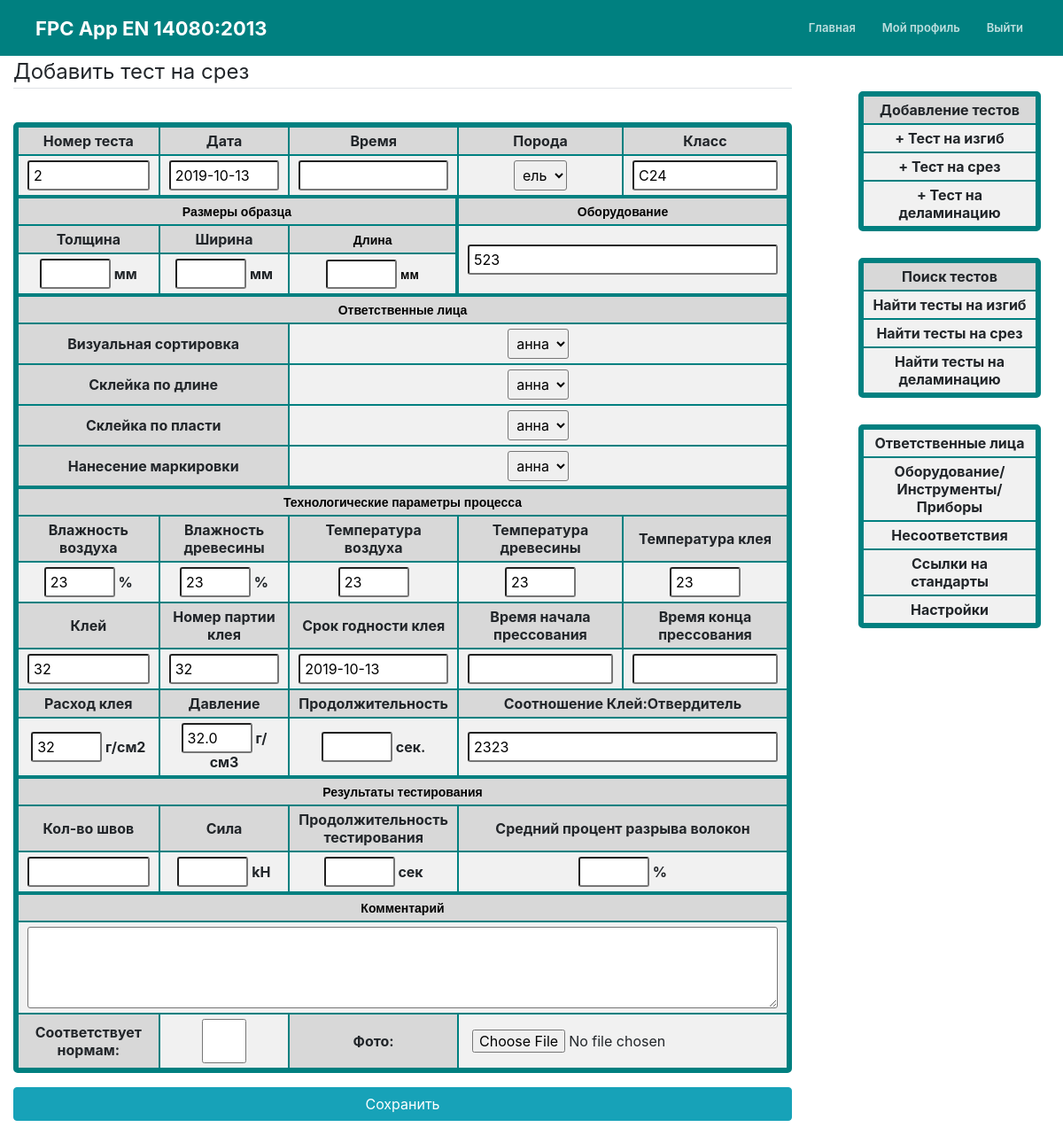
The app's page /testshear/ (signed in) with its own data.
### mainApp/models.py (models this page shows, shortened)
class TestShear(models.Model):
	test_date = models.DateField()
	test_time = models.TimeField(blank=True, null=True, default=None)
	test_number = models.IntegerField(default=def_sh_test_number)
	equipment = models.CharField(max_length=100, default=def_sh_equipment)
	type_of_wood = models.ForeignKey(Wood_types, on_delete=models.PROTECT, related_name='TestShear_type_of_wood', default=def_sh_type_of_wood)
	timber_params = models.CharField(max_length=100, default=def_sh_timber_params)
	sorter_person = models.ForeignKey(Person, on_delete=models.PROTECT, related_name='TestShear_sorter_person', default=def_sh_sorter_person)
	fj_person = models.ForeignKey(Person, on_delete=models.PROTECT, related_name='TestShear_fj_person', default=def_sh_fj_person)
	glue_person = models.ForeignKey(Person, on_delete=models.PROTECT, related_name='TestShear_glue_person', default=def_sh_glue_person)
	marking_person = models.ForeignKey(Person, on_delete=models.PROTECT, related_name='TestShear_marking_person', default=def_sh_marking_person)
	air_moisture = models.IntegerField(default=def_sh_air_moisture)
	wood_moisture = models.IntegerField(default=def_sh_wood_moisture)
	glue_temperature = models.IntegerField(blank=True, null=True, default=def_sh_glue_temperature)
	air_temperature = models.IntegerField(default=def_sh_air_temperature)
	wood_temperature = models.IntegerField(blank=True, null=True, default=def_sh_wood_temperature)
	glue = models.CharField(max_length=100, default=def_sh_glue)
	glue_batch_number = models.CharField(max_length=100, default=def_sh_glue_batch_number)
	glue_expiration_date = models.DateField(default=def_sh_glue_expiration_date)
	sample_thickness = models.IntegerField()
	sample_width = models.IntegerField()
	sample_length = models.IntegerField()
	glue_use_amount = models.IntegerField(default=def_sh_glue_use_amount)
	glue_harderner_amount = models.CharField(max_length=100, blank=True, default=def_sh_glue_harderner_amount)
	glue_pressure = models.FloatField(default=def_sh_glue_pressure)
	start_glue_time = models.TimeField(blank=True, null=True)
	end_glue_time = models.TimeField(blank=True, null=True)
	pressure_time = models.IntegerField(blank=True, null=True)
	time_of_testing = models.IntegerField(blank=True, null=True)
	number_of_layers = models.IntegerField()
	layer_ripped_percent_average = models.IntegerField()
	force_crash = models.FloatField()
	passed = models.BooleanField(default=False)
	comment = models.TextField(blank=True)
	photo = models.ImageField(upload_to='uploads', blank=True)
	author = models.ForeignKey(User, blank=True, null=True, on_delete=models.CASCADE)

class TestDelamination(models.Model):
	test_date = models.DateField()
	test_time = models.TimeField(blank=True, null=True, default=def_d_test_time)
	test_number = models.IntegerField(default=def_d_test_number)
	equipment = models.CharField(max_length=100, default=def_d_equipment)
	type_of_wood = models.ForeignKey(Wood_types, on_delete=models.PROTECT, related_name='TestDelamination_type_of_wood', default=def_d_type_of_wood)
	timber_params = models.CharField(max_length=100, default=def_d_timber_params)
	sorter_person = models.ForeignKey(Person, on_delete=models.PROTECT, related_name='TestDelamination_sorter_person', default=def_d_sorter_person)
	fj_person = models.ForeignKey(Person, on_delete=models.PROTECT, related_name='TestDelamination_fj_person', default=def_d_fj_person)
	glue_person = models.ForeignKey(Person, on_delete=models.PROTECT, related_name='TestDelamination_glue_person', default=def_d_glue_person)
	marking_person = models.ForeignKey(Person, on_delete=models.PROTECT, related_name='TestDelamination_marking_person', default=def_d_marking_person)
	air_moisture = models.IntegerField(default=def_d_air_moisture)
	wood_moisture = models.IntegerField(default=def_d_wood_moisture)
	glue_harderner_amount = models.CharField(max_length=100, blank=True, default=def_d_glue_harderner_amount)
	glue_temperature = models.IntegerField(blank=True, null=True, default=def_d_glue_temperature)
	air_temperature = models.IntegerField(default=def_d_air_temperature)
	wood_temperature = models.IntegerField(blank=True, null=True, default=def_d_wood_temperature)
	glue = models.CharField(max_length=100, default=def_d_glue)
	glue_batch_number = models.CharField(max_length=100, default=def_d_glue_batch_number)
	glue_expiration_date = models.DateField()
	sample_thickness = models.FloatField()
	sample_width = models.FloatField()
	sample_length = models.FloatField()
	glue_use_amount = models.IntegerField(default=def_d_glue_use_amount)
	glue_pressure = models.FloatField(default=def_d_glue_pressure)
	start_glue_time = models.TimeField(blank=True, null=True)
	end_glue_time = models.TimeField(blank=True, null=True)
	pressure_time = models.IntegerField(blank=True, null=True)
	number_of_layers = models.IntegerField()
	layer_out_percent = models.IntegerField()
	passed = models.BooleanField(default=False)
	comment = models.TextField(blank=True, null=True)
	photo = models.ImageField(upload_to='uploads', blank=True)
	author = models.ForeignKey(User, blank=True, null=True, on_delete=models.CASCADE)

### mainApp/views.py (the view)
# urls.py: path('testshear/', today_views.TestShearView, name='testshear'),
@login_required
def TestShearView(request):
	if request.method == 'POST':
		form = TestShearForm(request.POST, request.FILES)
		if form.is_valid():
			form.instance.author = request.user
			form.save()
			messages.success(request, f'Новый тест на срез сохранен!')
			return redirect('today')
	else:
		form = TestShearForm()
	return render(request, 'mainApp/TestShear.html', {'form': form})

### mainApp/templates/mainApp/TestShear.html (shortened to what this page needs)
{% extends "mainApp/today.html" %}
{% load crispy_forms_tags %}
{% load bootstrap4 %}
{% block content %}
<form method="POST" enctype="multipart/form-data">
    <fieldset class="form-group">
    <legend class="border-bottom">Добавить тест на срез</legend>
    <table class="table_detail">
    <tr>
        <th class="table_cell dark_cell">Номер теста</th>
        <th class="table_cell dark_cell">Дата</th>
        <th class="table_cell dark_cell">Время</th>
        <th class="table_cell dark_cell">Порода</th>
        <th class="table_cell dark_cell">Класс</th>
    </tr>
    <tr>
        <th class="table_cell2">{{ form.test_number }}</th>
        <th class="table_cell2">{{ form.test_date }}</th>
        <th class="table_cell2">{{ form.test_time }}</th>
        <th class="table_cell2">{{ form.type_of_wood }}</th>
        <th class="table_cell2">{{ form.timber_params }}</th>
    </tr>
    <tr>
        <td colspan="3" class="table_cell" id="cell1">Размеры образца</td>
        <th colspan="2" class="table_cell" id="cell3">Оборудование</th>
    </tr>
    <tr>
        <th class="table_cell dark_cell">Толщина</th>
        <th class="table_cell dark_cell">Ширина</th>
        <th class="table_cell dark_cell" id="cell2">Длина</th>
        <th colspan="2" rowspan="2" class="table_cell2">{{ form.equipment }}</th>
    </tr>
    <tr>
        <th class="table_cell">{{ form.sample_thickness }} мм</th>
        <th class="table_cell">{{ form.sample_width }} мм</th>
        <th class="table_cell" id="cell2">{{ form.sample_length }} мм</th>
    </tr>
    <tr>
        <th colspan="5" class="table_cell" id="cell3">Ответственные лица</th>
    </tr>
    <tr>
        <th colspan="2" class="table_cell dark_cell">Визуальная сортировка</th>
        <th colspan="3" class="table_cell2">{{ form.sorter_person }}</th>
    </tr>
    <tr>
        <th colspan="2" class="table_cell dark_cell">Склейка по длине</th>
        <th colspan="3" class="table_cell2">{{ form.fj_person }}</th>
    </tr>
    <tr>
        <th colspan="2" class="table_cell dark_cell">Склейка по пласти</th>
        <th colspan="3" class="table_cell2">{{ form.glue_person }}</th>
    </tr>
    <tr>
        <th colspan="2" class="table_cell dark_cell">Нанесение маркировки</th>
        <th colspan="3" class="table_cell2">{{ form.marking_person }}</th>
    </tr>
    <tr>
        <th colspan="5" class="table_cell" id="cell3">Технологические параметры процесса</th>
    </tr>
    <tr>
        <th class="table_cell dark_cell">Влажность воздуха</th>
        <th class="table_cell dark_cell">Влажность древесины</th>
        <th class="table_cell dark_cell">Температура воздуха</th>
        <th class="table_cell dark_cell">Температура древесины</th>
        <th class="table_cell dark_cell">Температура клея</th>
    </tr>
    <tr>
        <th class="table_cell">{{ form.air_moisture }} %</th>
        <th class="table_cell">{{ form.wood_moisture }} %</th>
        <th class="table_cell">{{ form.air_temperature }}</th>
        <th class="table_cell">{{ form.wood_temperature }}</th>
        <th class="table_cell">{{ form.glue_temperature }}</th>
    </tr>
    <tr>
        <th class="table_cell dark_cell">Клей</th>
        <th class="table_cell dark_cell">Номер партии клея</th>
        <th class="table_cell dark_cell">Срок годности клея</th>
        <th class="table_cell dark_cell">Время начала прессования</th>
        <th class="table_cell dark_cell">Время конца прессования</th>
    </tr>
     <tr>
        <th class="table_cell2">{{ form.glue }}</th>
        <th class="table_cell2">{{ form.glue_batch_number }}</th>
        <th class="table_cell2">{{ form.glue_expiration_date }}</th>
        <th class="table_cell2">{{ form.start_glue_time }}</th>
        <th class="table_cell2">{{ form.end_glue_time }}</th>
    </tr>
    <tr>
        <th class="table_cell dark_cell">Расход клея</th>
        <th class="table_cell dark_cell">Давление</th>
        <th class="table_cell dark_cell">Продолжительность</th>
        <th colspan="2" class="table_cell dark_cell">Соотношение Клей:Отвердитель</th>
    </tr>
    <tr>
        <th class="table_cell">{{ form.glue_use_amount }} г/см2</th>
        <th class="table_cell">{{ form.glue_pressure }} г/см3</th>
        <th class="table_cell">{{ form.pressure_time }} сек.</th>
        <th class="table_cell2" colspan="2">{{ form.glue_harderner_amount }}</th>
    </tr>
    <tr>
        <th colspan="5" class="table_cell" id="cell3">Результаты тестирования</th>
    </tr>
    <tr>
        <th class="table_cell dark_cell">Кол-во швов</th>
        <th class="table_cell dark_cell">Сила</th>
        <th class="table_cell dark_cell">Продолжительность тестирования</th>
        <th colspan="2" class="table_cell dark_cell">Средний процент разрыва волокон</th>
    </tr>
    <tr>
        <th class="table_cell2">{{ form.number_of_layers }}</th>
        <th class="table_cell">{{ form.force_crash }} kH</th>
        <th class="table_cell">{{ form.time_of_testing }} сек</th>
        <th colspan="2" class="table_cell">{{ form.layer_ripped_percent_average }} %</th>
    </tr>
    <tr>
        <th colspan="5" class="table_cell" id="cell3">Комментарий</th>
    </tr>
    <tr>
        <th class="table_cell" colspan="5">{{ form.comment }}</th>
    </tr>
    <tr>
        <th class="table_cell dark_cell">Соответствует нормам:</th>
        <th class="table_cell long_inp">{{ form.passed }}</th>
        <th class="table_cell dark_cell">Фото:</th>
        <th class="table_cell long" colspan="2">{{ form.photo }}</th>
    </tr>
</table>
</fieldset>
    <div class="form-group">
        <button class="btn btn-info btn_down" type="submit">Сохранить</button>
    </div>
</form>
{% endblock content %}

### mainApp/templates/mainApp/today.html (shortened to what this page needs)
{% load static %}
{% load bootstrap4 %}
{% bootstrap_css %}
<!DOCTYPE html>
<html>
<head lang="ru">
    <link rel="stylesheet" type="text/css" href="{% static 'mainApp/style.css' %}" />
	<link rel="stylesheet" href="https://stackpath.bootstrapcdn.com/bootstrap/4.2.1/css/bootstrap.min.css">
    <link href="https://stackpath.bootstrapcdn.com/font-awesome/4.7.0/css/font-awesome.min.css" rel="stylesheet">
    <link rel="stylesheet" href="https://cdnjs.cloudflare.com/ajax/libs/tempusdominus-bootstrap-4/5.1.2/css/tempusdominus-bootstrap-4.min.css" />
</head>
<body>
<header class="site__header">
	<div class="container">
		<div class="header__inner">
			<div class="header__logo">
				<a id="logo" href="/">FPC App EN 14080:2013</a>
			</div>
			<nav id="nav">
				<a id="nav__link" href="{% url 'today' %}">Главная</a>
				{% if user.is_authenticated %}
				<a id="nav__link" href="{% url 'profile' %}">Мой профиль</a>
				<a id="nav__link" href="{% url 'logout' %}">Выйти</a>
				{% else %}
				<a id="nav__link" href="{% url 'login' %}">Войти</a>
				<a id="nav__link" href="{% url 'register' %}">Регистрация</a>
				{% endif %}
			</nav>
		</div>
	</div>
</header>
<div class="intro">
	<div class="work__window">
		<div class="work__place">
            {% block content %}{% endblock %}
		</div>
		{% block sidebar %}
		<div class="sidebar">
		<table class="table_detail sidebar_table">
            <tr class="table_row">
                <th class="table_cell dark_cell">Добавление тестов</th>
            </tr>
            <tr class="table_row">
                <th class="table_cell click_sidebar" onClick='location.href="{% url "bendtest" %}"'>+ Тест на изгиб</th>
            </tr>
            <tr class="table_row">
                <th class="table_cell click_sidebar" onClick='location.href="{% url "testshear" %}"'>+ Тест на срез</th>
            </tr>
            <tr class="table_row">
                <th class="table_cell click_sidebar" onClick='location.href="{% url "testdelamination" %}"'>+ Тест на деламинацию</th>
            </tr>
           </table >
           	<table class="table_detail sidebar_table">
            <tr class="table_row">
                <th class="table_cell dark_cell">Поиск тестов</th>
            </tr>
            <tr class="table_row">
                <th class="table_cell click_sidebar" onClick='location.href="{% url "bendtestfilter" %}"'>Найти тесты на изгиб</th>
            </tr>
            <tr class="table_row">
                <th class="table_cell click_sidebar" onClick='location.href="{% url "sheartestfilter" %}"'>Найти тесты на срез</th>
            </tr>
            <tr class="table_row">
                <th class="table_cell click_sidebar" onClick='location.href="{% url "delamtestfilter" %}"'>Найти тесты на деламинацию</th>
            </tr>
           </table >
           <table class="table_detail sidebar_table">
            <tr class="table_row">
                <th class="table_cell click_sidebar" onClick='location.href="{% url "persons" %}"'>Ответственные лица</th>
            </tr>
            <tr class="table_row">
                <th class="table_cell click_sidebar" onClick='location.href="{% url "tools" %}"'>Оборудование/Инструменты/Приборы</th>
            </tr>
            <tr class="table_row">
                <th class="table_cell click_sidebar" onClick='location.href="{% url "nonconformities" %}"'>Несоответствия</th>
            </tr>
            <tr class="table_row">
                <th class="table_cell click_sidebar" onClick='location.href="#'>Ссылки на стандарты</th>
            </tr>
            <tr class="table_row">
                <th class="table_cell click_sidebar" onClick='location.href="{% url "settings" %}"'>Настройки</th>
            </tr>
           </table >
		</div>
		{% endblock sidebar %}
	</div>
</div>
</body>
</html>

### records on screen
TestShear: test_number "2", test_date "2019-10-13", type_of_wood "ель", timber_params "C24", equipment "523", sorter_person "анна", fj_person "анна", glue_person "анна", marking_person "анна", air_moisture "23", wood_moisture "23", air_temperature "23", wood_temperature "23", glue_temperature "23", glue "32", glue_batch_number "32", glue_use_amount "32", glue_pressure "32.0", glue_harderner_amount "2323"
TestDelamination: glue_expiration_date "2019-10-13"
